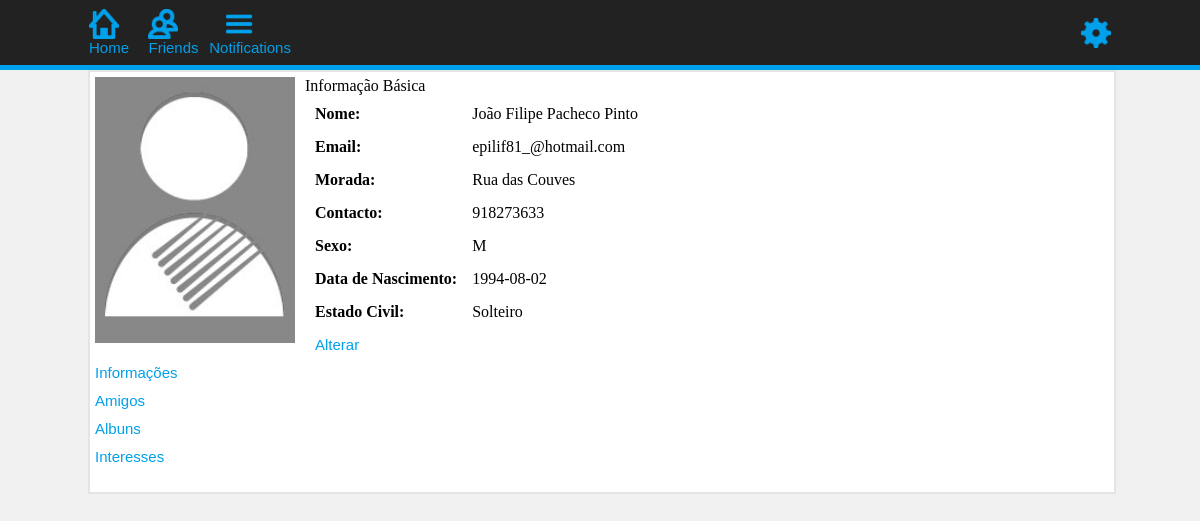
The app's page /RedeSocial/users/index.php (signed in), older data.
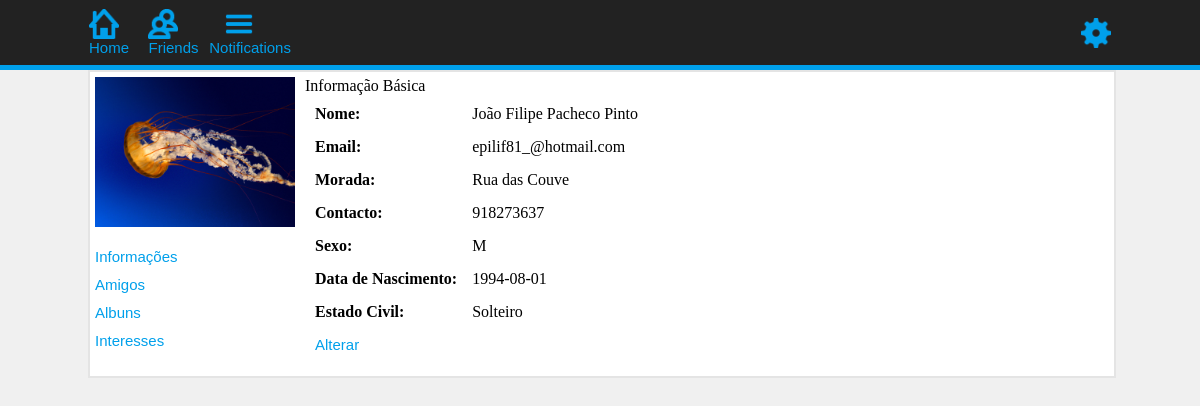
The same page, newer data.
### tables this page shows
CREATE TABLE IF NOT EXISTS `users` (
  `id_user` int(11) NOT NULL AUTO_INCREMENT,
  `nome` varchar(200) NOT NULL,
  `data_nascimento` date NOT NULL,
  `email` varchar(200) NOT NULL,
  `password` varchar(200) NOT NULL,
  `sexo` char(1) NOT NULL,
  `morada` varchar(250) NOT NULL,
  `contacto` varchar(250) NOT NULL,
  `estado_civil` varchar(200) NOT NULL,
  PRIMARY KEY (`id_user`),
  UNIQUE KEY `id_users` (`id_user`),
  UNIQUE KEY `email` (`email`),
  UNIQUE KEY `email_2` (`email`)
);

CREATE TABLE IF NOT EXISTS `fotos` (
  `id_foto` int(11) NOT NULL AUTO_INCREMENT,
  `foto` varchar(250) NOT NULL,
  `id_user` int(11) NOT NULL,
  `id_album` int(11) NOT NULL,
  `foto_perfil` char(1) NOT NULL,
  PRIMARY KEY (`id_foto`)
);

### RedeSocial/users/informacoes.php (the view, shortened to what this page needs)
<?php
if(isset($_GET['funcao']))
$funcao=$_GET['funcao'];
else
$funcao='';
?>
<?php if($funcao!='alterar'){ ?>
<div class="title">Informação Básica</div>
<?php
$id_user=$_SESSION['id_user'];
$sql=mysql_query("select * from users where id_user='$id_user'");
while($linha=mysql_fetch_array($sql)){
	$id_user=$linha['id_user'];
	$nome=$linha['nome'];
	$data_nascimento=$linha['data_nascimento'];
	$email=$linha['email'];
	$sexo=$linha['sexo'];
	$morada=$linha['morada'];
	$contacto=$linha['contacto'];
	$estado_civil=$linha['estado_civil'];
}
?>
<table cellpadding="5" cellspacing="5" border="0">
<tr><td><strong>Nome:</strong></td><td><?php echo $nome; ?></td></tr>
<tr><td><strong>Email:</strong></td><td><?php echo $email; ?></td></tr>
<tr><td><strong>Morada:</strong></td><td><?php echo $morada; ?></td></tr>
<tr><td><strong>Contacto:</strong></td><td><?php echo $contacto; ?></td></tr>
<tr><td><strong>Sexo:</strong></td><td><?php echo $sexo; ?></td></tr>
<tr><td><strong>Data de Nascimento:</strong></td><td><?php echo $data_nascimento; ?></td></tr>
<tr><td><strong>Estado Civil:</strong></td><td><?php echo $estado_civil; ?></td></tr>
<tr><td><a href="?pg=home&pg_m=informacoes&funcao=alterar&id=<?php echo $id_user; ?>">Alterar</a></td></tr>
</table>
<?php } ?>

### RedeSocial/users/home.php (shortened to what this page needs)
<div class="home_left">
<?php
$id_user=$_SESSION['id_user'];
$sql=mysql_query("select * from fotos where id_user='$id_user' and foto_perfil='1'");
$cont=mysql_num_rows($sql);
if($cont!='0'){
	while($linha=mysql_fetch_array($sql)){
		$foto=$linha['foto'];
?>
<img src="../img_fotos/<?php echo $foto; ?>" width="200" />
<?php
}
}
else{
?>
<img src="../img/foto_perfil.png" width="200" />
<?php } ?>
<ul class="ul_left_menu">
	<li><a href="?pg=home&pg_m=informacoes">Informações</a></li>
    <li><a href="?pg=home&pg_m=amigos">Amigos</a></li>
	<li><a href="?pg=home&pg_m=albuns&funcao=albuns">Albuns</a></li>
    <li><a href="?pg=home&pg_m=interesses">Interesses</a></li>
</ul>
</div>
<div class="home_right">
	<?php include "pages_menu.php" ?>
</div>

Row changes from the older to the newer data that the page shows:
added fotos: foto (picture)
changed users "João Filipe Pacheco Pinto": morada "Rua das Couves" → "Rua das Couve"; contacto "918273633" → "918273637"; data_nascimento "1994-08-02" → "1994-08-01"
